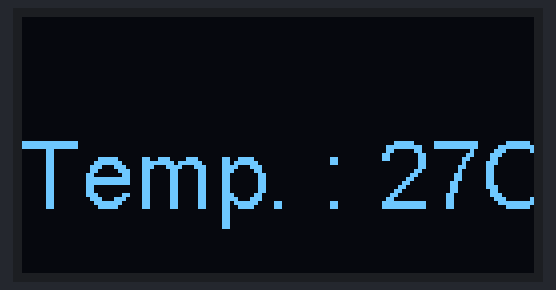
A sketch run on a simulated ESP8266 (NodeMCU). Parts: 128×64 one-colour display.

Above: at 0.1 s.
At 3.1 s:
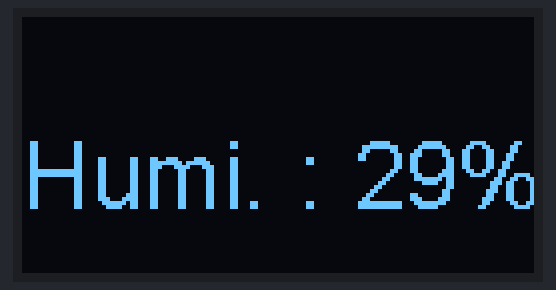

The sketch:

Arduino_LCDDisplay.ino
```cpp
// (licence header left out)
// Include the correct display library
// For a connection via I2C using Wire include
#include <Wire.h>  // Only needed for Arduino 1.6.5 and earlier
#include "SSD1306.h" // alias for `#include "SSD1306Wire.h"`
// or #include "SH1106.h" alis for `#include "SH1106Wire.h"`
// For a connection via I2C using brzo_i2c (must be installed) include
// #include <brzo_i2c.h> // Only needed for Arduino 1.6.5 and earlier
// #include "SSD1306Brzo.h"
// #include "SH1106Brzo.h"
// For a connection via SPI include
// #include <SPI.h> // Only needed for Arduino 1.6.5 and earlier
// #include "SSD1306Spi.h"
// #include "SH1106SPi.h"


// Initialize the OLED display using SPI
// D5 -> CLK
// D7 -> MOSI (DOUT)
// D0 -> RES
// D2 -> DC
// D8 -> CS
// SSD1306Spi        display(D0, D2, D8);
// or
// SH1106Spi         display(D0, D2);

// Initialize the OLED display using brzo_i2c
// D3 -> SDA
// D5 -> SCL
// SSD1306Brzo display(0x3c, D3, D5);
// or
// SH1106Brzo  display(0x3c, D3, D5);

// Initialize the OLED display using Wire library
SSD1306  display(0x3c, D3, D5);
// SH1106 display(0x3c, D3, D5);

void setup() {
  Serial.begin(115200);

  // Initialising the UI will init the display too.
  display.init();

  display.flipScreenVertically();
  display.setTextAlignment(TEXT_ALIGN_LEFT);
  display.setFont(ArialMT_Plain_24);
}

void loop() {
  // clear the display
  display.clear();
  display.drawString(0, 26, "Temp. : 27C");
  // write the buffer to the display
  display.display();
  delay(3000);
  display.clear();
  display.drawString(0, 26, "Humi. : 29%");
  display.display();
  delay(3000);
}
```

Measured:
- what the display in image 1 shows lasts 3.1 s, from 3.0 s to 6.1 s
